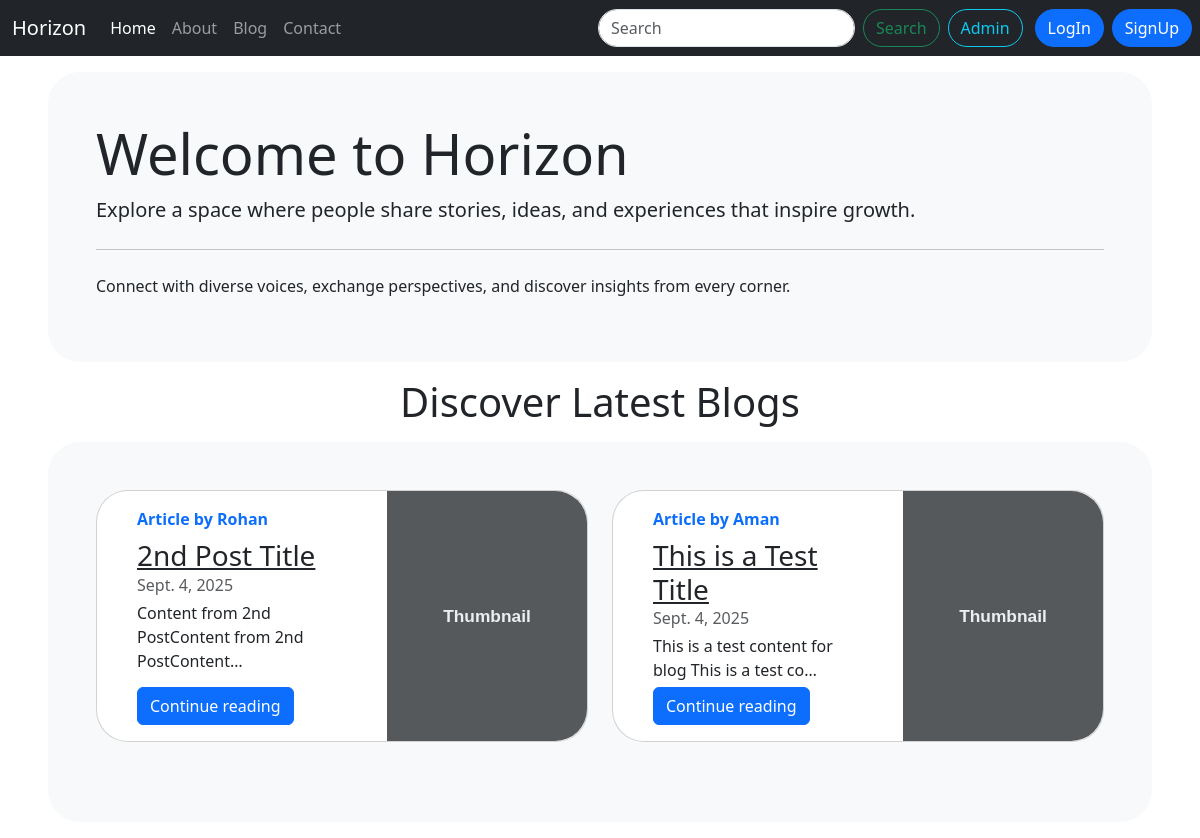
The page / on the database its author committed.
### blog/models.py (models this page shows, shortened)
class Post(models.Model):
    sno = models.AutoField(primary_key=True)
    title = models.CharField(max_length=255)
    content = models.TextField()
    author = models.CharField(max_length=50)
    slug = models.CharField(max_length=130, default='')
    timestamp = models.DateTimeField(default=timezone.now, blank=True)

### home/views.py (the view)
# urls.py: 2. Add a URL to urlpatterns:  path('', views.home, name='home')
def home(request):
    latestPosts = Post.objects.all().order_by('-timestamp')[:4]
    return render(request, 'home/home.html', {'posts' : latestPosts})

### templates/home/home.html (shortened to what this page needs)
{% extends "base.html" %}
{% block homeactive %} active {% endblock homeactive %}
{% block body %}
<div class="mx-5 my-3 bg-body-tertiary p-5 rounded-5 object-fit-fill">
  <div class="jumbotron">
    <h1 class="display-4">Welcome to Horizon</h1>
    <p class="lead">
      Explore a space where people share stories, ideas, and experiences that
      inspire growth.
    </p>
    <hr class="my-4" />
    <p>
      Connect with diverse voices, exchange perspectives, and discover insights
      from every corner.
    </p>
  </div>
</div>
<div class="container my-3">
  <h1 class="display-6 text-center">Discover Latest Blogs</h1>
</div>
<div class="mx-5 my-3 bg-body-tertiary p-5 rounded-5 object-fit-fill">
  <div class="row mb-2">
    {% for post in posts %}
    <div class="col-md-6">
      <div class="card flex-md-row mb-4 box-shadow h-md-250 rounded-5">
        <div class="card-body d-flex flex-column align-items-start mx-4">
          <strong class="d-inline-block mb-2 text-primary"
            >Article by {{post.author}}</strong
          >
          <h3 class="mb-0">
            <a class="text-dark" href="/blog/{{post.slug}}">{{post.title}}</a>
          </h3>
          <div class="mb-1 text-muted">{{post.timestamp.date}}</div>
          <p class="card-text mb-auto">{{post.content | truncatechars:50}}</p>
          <a
            href="/blog/{{post.slug}}"
            role="button"
            class="btn btn-primary"
            >Continue reading</a
          >
        </div>
        <img
          class="card-img-right flex-auto d-none d-md-block rounded-end-5"
          data-src="holder.js/200x250?theme=thumb"
          alt="Thumbnail [200x250]"
          data-holder-rendered="true"
          style="width: 200px"
        />
      </div>
    </div>
    {% endfor %}
  </div>
</div>
{% endblock body %}

### rows shown on the page
Post: author "Rohan", title "2nd Post Title", timestamp "Sept. 4, 2025", content "Content from 2nd PostContent from 2nd PostContent…"
Post: author "Aman", title "This is a Test Title", timestamp "Sept. 4, 2025", content "This is a test content for blog This is a test co…"
